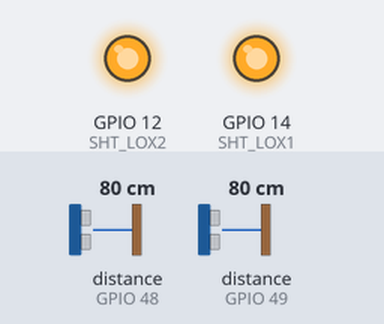
Recording of a program running on a simulated ESP8266 (NodeMCU). On the bench: output pins drawn as LEDs (lit = HIGH). The inputs (shaded band) are chosen by the test bench; at power-on: distance to the obstacle (sensors on GPIO 48, GPIO 49) 80 cm. What the program prints to the serial monitor is not drawn.

Above: at 2.9 s.
3.0 s: distance to the obstacle (sensor on GPIO 48) set to 2 cm
5.0 s: distance to the obstacle (sensor on GPIO 49) set to 2 cm
6.6 s: distance to the obstacle (sensor on GPIO 48) set to 120 cm
9.6 s: distance to the obstacle (sensor on GPIO 49) set to 120 cm
Timing chart, 0 to 12.2 s (numbered marks = the images above; inputs shaded):
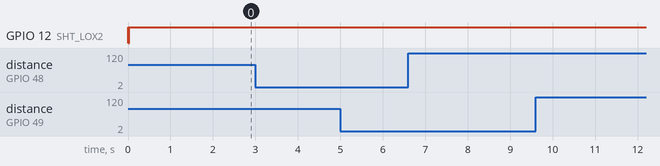

The program:

main.cpp
```cpp
#include <Arduino.h>
#include "Adafruit_VL53L0X.h"

/* ==========================================================================
== Constants
========================================================================== */
// Hardware In-Outputs constants
const int SHT_LOX1 = 14; // shutdown-pin D5
const int SHT_LOX2 = 12; // shutdown-pin D6

const int LOX1_ADDRESS = 0x30;
const int LOX2_ADDRESS = 0x31;

// Measure threshold constants
const int  ADDITIONAL_THRESHOLD_MAX = 10;
const int OBJECT_WIDTH = 10; // Körperbreite

/* ==========================================================================
== Variable
========================================================================== */
float distanceCm, distanceAverageCmRight, distanceAverageCmLeft;
int person_cnt = 0;

/* ==========================================================================
== Object
========================================================================== */
Adafruit_VL53L0X lox1 = Adafruit_VL53L0X();
Adafruit_VL53L0X lox2 = Adafruit_VL53L0X();
VL53L0X_RangingMeasurementData_t measure1;
VL53L0X_RangingMeasurementData_t measure2;

/* ==========================================================================
== Functions
========================================================================== */

/* -----------------------------------------------------------------------------
-- Measure and Validate Distance Left
----------------------------------------------------------------------------- */
void setID() {
  // all reset
  digitalWrite(SHT_LOX1, LOW);
  digitalWrite(SHT_LOX2, LOW);
  delay(10);
  // all unreset
  digitalWrite(SHT_LOX1, HIGH);
  digitalWrite(SHT_LOX2, HIGH);
  delay(10);

  // activating LOX1 and resetting LOX2
  digitalWrite(SHT_LOX1, HIGH);
  digitalWrite(SHT_LOX2, LOW);

  // initing LOX1
  if(!lox1.begin(LOX1_ADDRESS)) {
    Serial.println(F("Failed to boot left VL53L0X"));
    while(1);
  }
  delay(10);

  // activating LOX2
  digitalWrite(SHT_LOX2, HIGH);
  delay(10);

  //initing LOX2
  if(!lox2.begin(LOX2_ADDRESS)) {
    Serial.println(F("Failed to boot right VL53L0X"));
    while(1);
  }

  //VL53L0X_SetInterruptThresholds()
}

float dst_measure_left(boolean check_measure)
{
  float distance_left = 0;
  VL53L0X_RangingMeasurementData_t measure;

  lox1.rangingTest(&measure, false); // pass in 'true' to get debug data printout!

  Serial.print(F("1: "));
  if (measure.RangeStatus != 4) {  // phase failures have incorrect data
    //Serial.print("Distance (mm): ");
    //Serial.println(measure.RangeMilliMeter);
    distance_left = measure.RangeMilliMeter;
  } else {
    Serial.println(" out of range ");
    return distanceAverageCmLeft;
  }

  // Validate Measure and Calculate distance
  if((distance_left >= (ADDITIONAL_THRESHOLD_MAX + distanceAverageCmLeft)) && (check_measure == true)) {
    Serial.print("oVR: distance_left, :");
    Serial.print(distance_left);
    return distanceAverageCmLeft;
  }
  else {
    Serial.print("nVR: ");
    return distance_left;
  }
}

/* -----------------------------------------------------------------------------
-- Measure and Validate Distance Right
----------------------------------------------------------------------------- */
float dst_measure_right(boolean check_measure)
{
  float distance_right = 0;
  VL53L0X_RangingMeasurementData_t measure;

  lox2.rangingTest(&measure, false); // pass in 'true' to get debug data printout!

  if (measure.RangeStatus != 4) {  // phase failures have incorrect data
    //Serial.print("Distance (mm): ");
    //Serial.println(measure.RangeMilliMeter);
    distance_right = measure.RangeMilliMeter;
  } else {
    Serial.println(" out of range ");
    return distanceAverageCmRight;
  }

  // Validate Measure and Calculate distance
  if((distance_right >= (ADDITIONAL_THRESHOLD_MAX + distanceAverageCmRight)) && (check_measure == true)) {
    Serial.print("oVR: distance_right, :");
    Serial.print(distance_right);
    return distanceAverageCmRight;
  }
  else {
    Serial.print("nVR: ");
    return distance_right;
  }
}

/* -----------------------------------------------------------------------------
-- Check if someone has entered the room from Left Side
----------------------------------------------------------------------------- */
boolean check_distance_threshold_left(float distanceCm_left)
{
  if (distanceCm_left <= (distanceAverageCmLeft-OBJECT_WIDTH))
  {
    return true;
  }
  return false;
}

/* -----------------------------------------------------------------------------
-- Check if someone has entered the room from Right Side
----------------------------------------------------------------------------- */
boolean check_distance_threshold_right(float distanceCm_right)
{
  if (distanceCm_right <= (distanceAverageCmRight-OBJECT_WIDTH))
  {
    return true;
  }
  return false;
}

/* -----------------------------------------------------------------------------
-- Build continually average of measurement left
----------------------------------------------------------------------------- */
float build_average_left(float newValue)
{
  static float values_left[] = {0, 0, 0, 0, 0, 0, 0, 0, 0, 0};
  static float value_sum_left = 0;
  static int next_index_left = 0;

  value_sum_left = value_sum_left - values_left[next_index_left] + newValue;
  values_left[next_index_left] = newValue;
  next_index_left = (next_index_left + 1) % 10;

  return (float)(value_sum_left / 10.0); // return average
}

/* -----------------------------------------------------------------------------
-- Build continually average of measurement right
----------------------------------------------------------------------------- */
float build_average_right(float newValue)
{
  static float values_right[] = {0, 0, 0, 0, 0, 0, 0, 0, 0, 0};
  static float value_sum_right = 0;
  static int next_index_right = 0;

  value_sum_right = value_sum_right - values_right[next_index_right] + newValue;
  values_right[next_index_right] = newValue;
  next_index_right = (next_index_right + 1) % 10;

  return (float)(value_sum_right / 10.0); // return average
}

/* ==========================================================================
== Setup
========================================================================== */
void setup()
{
  Serial.begin(115200);
  while (! Serial) {delay(1);} // wait until serial port opens for native USB devices

  // Sensor
  pinMode(SHT_LOX1, OUTPUT);
  pinMode(SHT_LOX2, OUTPUT);

  Serial.println(F("Shutdown pins inited..."));
  digitalWrite(SHT_LOX1, LOW);
  digitalWrite(SHT_LOX2, LOW);
  Serial.println(F("Both in reset mode...(pins are low)"));
  Serial.println(F("Starting..."));
  setID();

  //lox1.configSensor(Adafruit_VL53L0X::VL53L0X_SENSE_LONG_RANGE);
  //lox2.configSensor(Adafruit_VL53L0X::VL53L0X_SENSE_LONG_RANGE);

  // Average Links und Rechts bilden
  for(int msg_cnt=0; msg_cnt<10 ; msg_cnt++) {
    distanceAverageCmLeft = build_average_left(dst_measure_left(false));
    delay(50);
    distanceAverageCmRight = build_average_right(dst_measure_right(false));
    delay(50);
    Serial.println("");
  }

  Serial.print("Init distanceAverageCmLeft: ");
  Serial.println(distanceAverageCmLeft);
  Serial.print("Init distanceAverageCmRight: ");
  Serial.println(distanceAverageCmRight);
  //publish_state(0);
}

/* ==========================================================================
== Loop
========================================================================== */
//void update()
void loop()
{
  static float distanceCmRight = 0;
  static float distanceCmLeft = 0;

  /* ------------------------------------------------------------------------------
  -- Measure Left
  ------------------------------------------------------------------------------ -*/
  distanceCmLeft = dst_measure_left(true);
  Serial.print(distanceCmLeft);
  if (check_distance_threshold_left(distanceCmLeft))
  {
    Serial.print("; Detected Left; ");
    for (int msr_cnt = 0; msr_cnt < 10; msr_cnt++)
    {
      distanceCmRight = dst_measure_right(true);
      if (check_distance_threshold_right(distanceCmRight))
      {
        // Person exits the room
        if (person_cnt > 0)
        {
          person_cnt--;
        }
        Serial.println("");
        Serial.print(person_cnt);
        Serial.println(" Person im Raum");
        //publish_state(person_cnt);
        delay(3000);
        break;
      }
      delay(100);
    }
  }
  else
  {
    // build average left
    distanceAverageCmLeft = build_average_left(distanceCmLeft);
  }
  Serial.print(" AL: ");
  Serial.println((float)(distanceAverageCmLeft));

  /* ------------------------------------------------------------------------------
  -- Measure Right
  -------------------------------------------------------------------------------- */
  distanceCmRight = dst_measure_right(true);
  Serial.print(distanceCmRight);
  if (check_distance_threshold_right(distanceCmRight))
  {
    Serial.println("Detected Right");
    for (int msr_cnt = 0; msr_cnt < 10; msr_cnt++)
    {
      distanceCmLeft = dst_measure_left(true);
      if (check_distance_threshold_left(distanceCmLeft))
      {
        // Person entered the room
        person_cnt++;
        Serial.println("");
        Serial.print(person_cnt);
        Serial.println(" Person im Raum");
        //publish_state(person_cnt);
        delay(3000);
        break;
      }
      delay(100);
    }
  }
  else
  {
    // build average right
    distanceAverageCmRight = build_average_right(distanceCmRight);
  }
  Serial.print(" AR: ");
  Serial.println((float)(distanceAverageCmRight));

  /* ------------------------------------------------------------------------------
  -- delay
  -------------------------------------------------------------------------------- */
  delay(200);
}
```

Measured:
- after the input at 3.0 s, every drawn part: stays the same
- after the input at 5.0 s, every drawn part: stays the same
- after the input at 6.6 s, every drawn part: stays the same
- after the input at 9.6 s, every drawn part: stays the same
